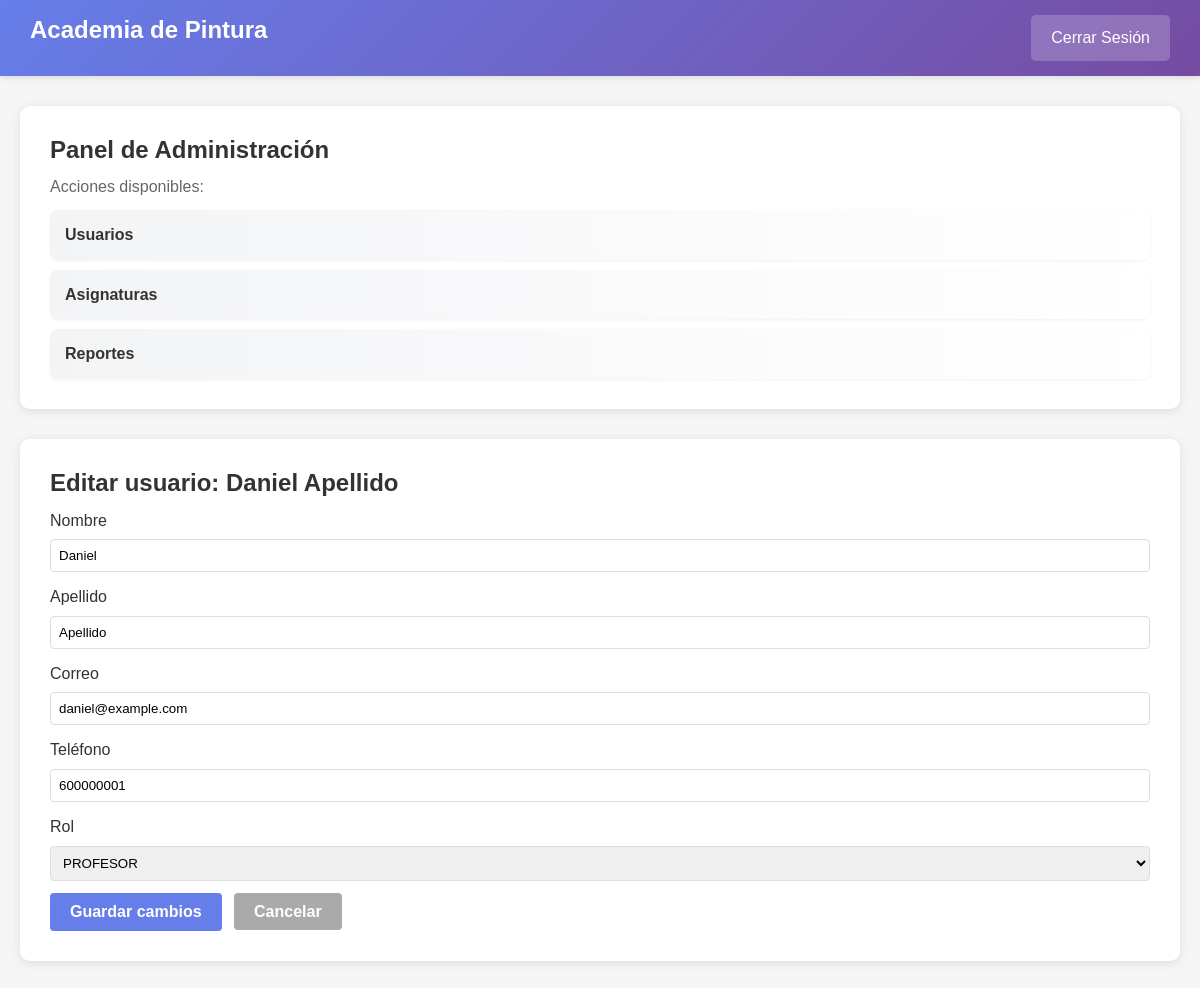
Page /php/Admin/editar_usuario.php?id=USU-000002 (signed in) on the earlier database version.
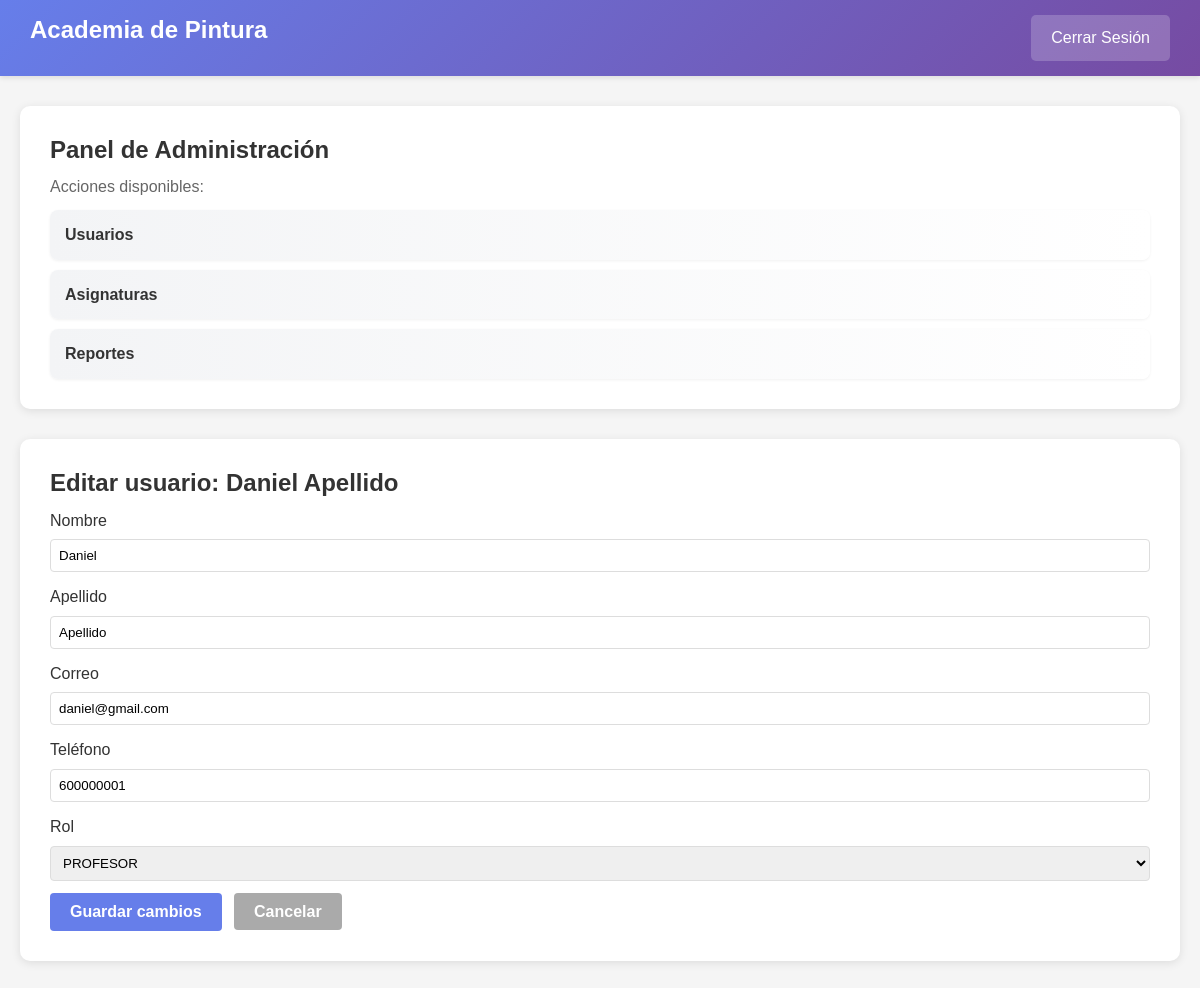
Same page on the later database version.
### tables this page shows
CREATE TABLE IF NOT EXISTS `usuarios` (
    `id_usuario` VARCHAR(20) PRIMARY KEY,
    `codigo_usuario` VARCHAR(20) UNIQUE NOT NULL CHECK (`codigo_usuario` LIKE 'USU-%'),
    `nombre` VARCHAR(100) NOT NULL,
    `apellido` VARCHAR(100) NOT NULL,
    `correo` VARCHAR(100) UNIQUE NOT NULL CHECK (`correo` LIKE '%@%.%'),
    `telefono` VARCHAR(15) NOT NULL CHECK (`telefono` REGEXP '^[0-9]{6,15}$'),
    `fecha_nacimiento` DATE,
    `direccion` TEXT,
    `estado` ENUM('Activo', 'Inactivo', 'Suspendido') DEFAULT 'Activo',
    `rol_codigo` VARCHAR(10) NOT NULL,
    `fecha_registro` TIMESTAMP DEFAULT CURRENT_TIMESTAMP,
    FOREIGN KEY (`rol_codigo`) REFERENCES `rol`(`codigo_rol`),
    CONSTRAINT chk_id_formato CHECK (`id_usuario` REGEXP '^[A-Z0-9-]+$')
);

### php/Admin/editar_usuario.php (the view, shortened to what this page needs)
<?php
$id = $_GET['id'] ?? null;
try {
    $conexion = getConexionPDO();
    $sql = "SELECT id_usuario, codigo_usuario, nombre, apellido, correo, telefono, rol_codigo FROM usuarios WHERE id_usuario = :id";
    $stmt = $conexion->prepare($sql);
    $stmt->execute([':id' => $id]);
    $u = $stmt->fetch(PDO::FETCH_ASSOC);
} catch (Exception $e) {
    header('Location: usuarios.php?msg=' . urlencode('Error al cargar usuario') . '&tipo=error');
    exit();
}
?>
<!DOCTYPE html>
<html lang="es">
<head>
    <link rel="stylesheet" href="../../css/estilos.css">
</head>
<body>
<?php include '../panel/panel.php'; ?>
<div class="container">
    <div class="welcome">
        <h2>Editar usuario: <?php echo htmlspecialchars($u['nombre'] . ' ' . $u['apellido']); ?></h2>
        <form method="POST" action="procesar_editar_usuario.php">
            <div class="form-group">
                <label>Nombre</label>
                <input type="text" name="nombre" value="<?php echo htmlspecialchars($u['nombre']); ?>" required>
            </div>
            <div class="form-group">
                <label>Apellido</label>
                <input type="text" name="apellido" value="<?php echo htmlspecialchars($u['apellido']); ?>" required>
            </div>
            <div class="form-group">
                <label>Correo</label>
                <input type="email" name="correo" value="<?php echo htmlspecialchars($u['correo']); ?>" required>
            </div>
            <div class="form-group">
                <label>Teléfono</label>
                <input type="text" name="telefono" value="<?php echo htmlspecialchars($u['telefono']); ?>" required>
            </div>
            <div class="form-group">
                <label>Rol</label>
                <select name="rol" required>
                    <?php foreach ($roles as $code => $label): ?>
                        <option value="<?php echo $code; ?>" <?php echo $u['rol_codigo'] === $code ? 'selected' : ''; ?>><?php echo $label; ?></option>
                    <?php endforeach; ?>
                </select>
            </div>
            <button class="btn" type="submit">Guardar cambios</button>
            <a class="btn" style="background:#aaa; margin-left:8px;" href="usuarios.php">Cancelar</a>
        </form>
    </div>
</div>
</body>
</html>

Differences in the rows shown:
changed usuarios "Daniel Apellido": correo "daniel@example.com" → "daniel@gmail.com"
